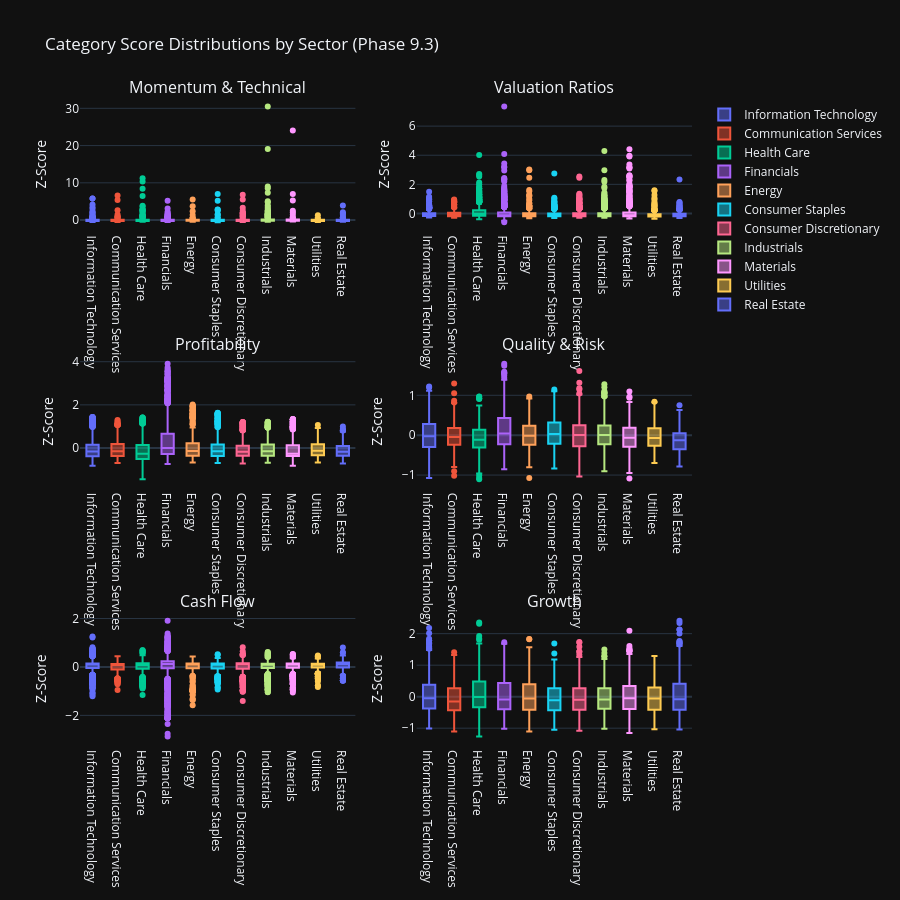

The notebook cell this image was saved under:
### Code cell
# Visualization 4: Category Distribution Box Plots
print("\n📊 Category Distribution Box Plots:")

# Create box plots for each category showing distribution across sectors
if 'category_score_matrix' in locals() and not category_score_matrix.empty:
    # Add sector information to category scores
    category_scores_with_sector = category_score_matrix.copy()
    category_scores_with_sector['sector'] = all_stocks_scaled['sector'].values

    # Create subplot grid for all categories
    from plotly.subplots import make_subplots
    import math

    categories = [col for col in category_score_matrix.columns]
    n_categories = len(categories)
    n_cols = 2
    n_rows = math.ceil(n_categories / n_cols)

    fig_box = make_subplots(
            rows=n_rows,
            cols=n_cols,
            subplot_titles=categories,
            vertical_spacing=0.2,
            horizontal_spacing=0.1
            )

    for idx, category in enumerate(categories):
        row = idx // n_cols + 1
        col = idx % n_cols + 1

        # Create box plot data for this category
        for sector in category_scores_with_sector['sector'].unique():
            if pd.notna(sector):
                sector_data = category_scores_with_sector[
                    category_scores_with_sector['sector'] == sector
                    ][category].dropna()

                fig_box.add_trace(
                        go.Box(
                                y=sector_data,
                                name=sector,
                                showlegend=(idx == 0),  # Only show legend for first subplot
                                marker_color=px.colors.qualitative.Plotly[
                                    list(category_scores_with_sector['sector'].unique()).index(sector) % 10
                                    ]
                                ),
                        row=row,
                        col=col
                        )

    fig_box.update_layout(
            title_text="Category Score Distributions by Sector (Phase 9.3)",
            height=300 * n_rows,
            showlegend=True
            )

    fig_box.update_yaxes(title_text="Z-Score")

    fig_box.show()
    output_path = eda_output_dir / "phase93_category_distributions_boxplots.html"
    fig_box.write_html(output_path)

    print(f"\n✓ Category distribution box plots complete")
    print(f"  Categories visualized: {n_categories}")
    print(f"  Grid layout: {n_rows}×{n_cols}")
    print(f"  Output: {output_path}")

    # Identify categories with highest variance
    category_variances = category_score_matrix.var().sort_values(ascending=False)
    print(f"\n  📊 Categories with Highest Variance:")
    for category, variance in category_variances.head(5).items():
        print(f"    {category}: {variance:.2f}")
else:
    print("  ⚠️ No category score data available for box plots")

### Figure 1 — Plotly figure (JSON) as saved in the notebook; plotly's stock layout.template omitted (floating-point values rounded to 4 significant figures; data arrays with more than 128 entries replaced by an {"elided": "..."} marker saying what was removed)
{"data": [{"marker": {"color": "#636EFA"}, "name": "Information Technology", "showlegend": true, "y": {"elided": "846 float values"}, "type": "box", "xaxis": "x", "yaxis": "y"}, {"marker": {"color": "#EF553B"}, "name": "Communication Services", "showlegend": true, "y": {"elided": "322 float values"}, "type": "box", "xaxis": "x", "yaxis": "y"}, {"marker": {"color": "#00CC96"}, "name": "Health Care", "showlegend": true, "y": {"elided": "749 float values"}, "type": "box", "xaxis": "x", "yaxis": "y"}, {"marker": {"color": "#AB63FA"}, "name": "Financials", "showlegend": true, "y": {"elided": "1030 float values"}, "type": "box", "xaxis": "x", "yaxis": "y"}, {"marker": {"color": "#FFA15A"}, "name": "Energy", "showlegend": true, "y": {"elided": "303 float values"}, "type": "box", "xaxis": "x", "yaxis": "y"}, {"marker": {"color": "#19D3F3"}, "name": "Consumer Staples", "showlegend": true, "y": {"elided": "449 float values"}, "type": "box", "xaxis": "x", "yaxis": "y"}, {"marker": {"color": "#FF6692"}, "name": "Consumer Discretionary", "showlegend": true, "y": {"elided": "817 float values"}, "type": "box", "xaxis": "x", "yaxis": "y"}, {"marker": {"color": "#B6E880"}, "name": "Industrials", "showlegend": true, "y": {"elided": "1231 float values"}, "type": "box", "xaxis": "x", "yaxis": "y"}, {"marker": {"color": "#FF97FF"}, "name": "Materials", "showlegend": true, "y": {"elided": "800 float values"}, "type": "box", "xaxis": "x", "yaxis": "y"}, {"marker": {"color": "#FECB52"}, "name": "Utilities", "showlegend": true, "y": {"elided": "219 float values"}, "type": "box", "xaxis": "x", "yaxis": "y"}, {"marker": {"color": "#636EFA"}, "name": "Real Estate", "showlegend": true, "y": {"elided": "223 float values"}, "type": "box", "xaxis": "x", "yaxis": "y"}, {"marker": {"color": "#636EFA"}, "name": "Information Technology", "showlegend": false, "y": {"elided": "846 float values"}, "type": "box", "xaxis": "x2", "yaxis": "y2"}, {"marker": {"color": "#EF553B"}, "name": "Communication Services", "showlegend": false, "y": {"elided": "322 float values"}, "type": "box", "xaxis": "x2", "yaxis": "y2"}, {"marker": {"color": "#00CC96"}, "name": "Health Care", "showlegend": false, "y": {"elided": "749 float values"}, "type": "box", "xaxis": "x2", "yaxis": "y2"}, {"marker": {"color": "#AB63FA"}, "name": "Financials", "showlegend": false, "y": {"elided": "1030 float values"}, "type": "box", "xaxis": "x2", "yaxis": "y2"}, {"marker": {"color": "#FFA15A"}, "name": "Energy", "showlegend": false, "y": {"elided": "303 float values"}, "type": "box", "xaxis": "x2", "yaxis": "y2"}, {"marker": {"color": "#19D3F3"}, "name": "Consumer Staples", "showlegend": false, "y": {"elided": "449 float values"}, "type": "box", "xaxis": "x2", "yaxis": "y2"}, {"marker": {"color": "#FF6692"}, "name": "Consumer Discretionary", "showlegend": false, "y": {"elided": "817 float values"}, "type": "box", "xaxis": "x2", "yaxis": "y2"}, {"marker": {"color": "#B6E880"}, "name": "Industrials", "showlegend": false, "y": {"elided": "1231 float values"}, "type": "box", "xaxis": "x2", "yaxis": "y2"}, {"marker": {"color": "#FF97FF"}, "name": "Materials", "showlegend": false, "y": {"elided": "800 float values"}, "type": "box", "xaxis": "x2", "yaxis": "y2"}, {"marker": {"color": "#FECB52"}, "name": "Utilities", "showlegend": false, "y": {"elided": "219 float values"}, "type": "box", "xaxis": "x2", "yaxis": "y2"}, {"marker": {"color": "#636EFA"}, "name": "Real Estate", "showlegend": false, "y": {"elided": "223 float values"}, "type": "box", "xaxis": "x2", "yaxis": "y2"}, {"marker": {"color": "#636EFA"}, "name": "Information Technology", "showlegend": false, "y": {"elided": "846 float values"}, "type": "box", "xaxis": "x3", "yaxis": "y3"}, {"marker": {"color": "#EF553B"}, "name": "Communication Services", "showlegend": false, "y": {"elided": "322 float values"}, "type": "box", "xaxis": "x3", "yaxis": "y3"}, {"marker": {"color": "#00CC96"}, "name": "Health Care", "showlegend": false, "y": {"elided": "749 float values"}, "type": "box", "xaxis": "x3", "yaxis": "y3"}, {"marker": {"color": "#AB63FA"}, "name": "Financials", "showlegend": false, "y": {"elided": "1030 float values"}, "type": "box", "xaxis": "x3", "yaxis": "y3"}, {"marker": {"color": "#FFA15A"}, "name": "Energy", "showlegend": false, "y": {"elided": "303 float values"}, "type": "box", "xaxis": "x3", "yaxis": "y3"}, {"marker": {"color": "#19D3F3"}, "name": "Consumer Staples", "showlegend": false, "y": {"elided": "449 float values"}, "type": "box", "xaxis": "x3", "yaxis": "y3"}, {"marker": {"color": "#FF6692"}, "name": "Consumer Discretionary", "showlegend": false, "y": {"elided": "817 float values"}, "type": "box", "xaxis": "x3", "yaxis": "y3"}, {"marker": {"color": "#B6E880"}, "name": "Industrials", "showlegend": false, "y": {"elided": "1231 float values"}, "type": "box", "xaxis": "x3", "yaxis": "y3"}, {"marker": {"color": "#FF97FF"}, "name": "Materials", "showlegend": false, "y": {"elided": "800 float values"}, "type": "box", "xaxis": "x3", "yaxis": "y3"}, {"marker": {"color": "#FECB52"}, "name": "Utilities", "showlegend": false, "y": {"elided": "219 float values"}, "type": "box", "xaxis": "x3", "yaxis": "y3"}, {"marker": {"color": "#636EFA"}, "name": "Real Estate", "showlegend": false, "y": {"elided": "223 float values"}, "type": "box", "xaxis": "x3", "yaxis": "y3"}, {"marker": {"color": "#636EFA"}, "name": "Information Technology", "showlegend": false, "y": {"elided": "846 float values"}, "type": "box", "xaxis": "x4", "yaxis": "y4"}, {"marker": {"color": "#EF553B"}, "name": "Communication Services", "showlegend": false, "y": {"elided": "322 float values"}, "type": "box", "xaxis": "x4", "yaxis": "y4"}, {"marker": {"color": "#00CC96"}, "name": "Health Care", "showlegend": false, "y": {"elided": "749 float values"}, "type": "box", "xaxis": "x4", "yaxis": "y4"}, {"marker": {"color": "#AB63FA"}, "name": "Financials", "showlegend": false, "y": {"elided": "1030 float values"}, "type": "box", "xaxis": "x4", "yaxis": "y4"}, {"marker": {"color": "#FFA15A"}, "name": "Energy", "showlegend": false, "y": {"elided": "303 float values"}, "type": "box", "xaxis": "x4", "yaxis": "y4"}, {"marker": {"color": "#19D3F3"}, "name": "Consumer Staples", "showlegend": false, "y": {"elided": "449 float values"}, "type": "box", "xaxis": "x4", "yaxis": "y4"}, {"marker": {"color": "#FF6692"}, "name": "Consumer Discretionary", "showlegend": false, "y": {"elided": "817 float values"}, "type": "box", "xaxis": "x4", "yaxis": "y4"}, {"marker": {"color": "#B6E880"}, "name": "Industrials", "showlegend": false, "y": {"elided": "1231 float values"}, "type": "box", "xaxis": "x4", "yaxis": "y4"}, {"marker": {"color": "#FF97FF"}, "name": "Materials", "showlegend": false, "y": {"elided": "800 float values"}, "type": "box", "xaxis": "x4", "yaxis": "y4"}, {"marker": {"color": "#FECB52"}, "name": "Utilities", "showlegend": false, "y": {"elided": "219 float values"}, "type": "box", "xaxis": "x4", "yaxis": "y4"}, {"marker": {"color": "#636EFA"}, "name": "Real Estate", "showlegend": false, "y": {"elided": "223 float values"}, "type": "box", "xaxis": "x4", "yaxis": "y4"}, {"marker": {"color": "#636EFA"}, "name": "Information Technology", "showlegend": false, "y": {"elided": "846 float values"}, "type": "box", "xaxis": "x5", "yaxis": "y5"}, {"marker": {"color": "#EF553B"}, "name": "Communication Services", "showlegend": false, "y": {"elided": "322 float values"}, "type": "box", "xaxis": "x5", "yaxis": "y5"}, {"marker": {"color": "#00CC96"}, "name": "Health Care", "showlegend": false, "y": {"elided": "749 float values"}, "type": "box", "xaxis": "x5", "yaxis": "y5"}, {"marker": {"color": "#AB63FA"}, "name": "Financials", "showlegend": false, "y": {"elided": "1030 float values"}, "type": "box", "xaxis": "x5", "yaxis": "y5"}, {"marker": {"color": "#FFA15A"}, "name": "Energy", "showlegend": false, "y": {"elided": "303 float values"}, "type": "box", "xaxis": "x5", "yaxis": "y5"}, {"marker": {"color": "#19D3F3"}, "name": "Consumer Staples", "showlegend": false, "y": {"elided": "449 float values"}, "type": "box", "xaxis": "x5", "yaxis": "y5"}, {"marker": {"color": "#FF6692"}, "name": "Consumer Discretionary", "showlegend": false, "y": {"elided": "817 float values"}, "type": "box", "xaxis": "x5", "yaxis": "y5"}, {"marker": {"color": "#B6E880"}, "name": "Industrials", "showlegend": false, "y": {"elided": "1231 float values"}, "type": "box", "xaxis": "x5", "yaxis": "y5"}, {"marker": {"color": "#FF97FF"}, "name": "Materials", "showlegend": false, "y": {"elided": "800 float values"}, "type": "box", "xaxis": "x5", "yaxis": "y5"}, {"marker": {"color": "#FECB52"}, "name": "Utilities", "showlegend": false, "y": {"elided": "219 float values"}, "type": "box", "xaxis": "x5", "yaxis": "y5"}, {"marker": {"color": "#636EFA"}, "name": "Real Estate", "showlegend": false, "y": {"elided": "223 float values"}, "type": "box", "xaxis": "x5", "yaxis": "y5"}, {"marker": {"color": "#636EFA"}, "name": "Information Technology", "showlegend": false, "y": {"elided": "846 float values"}, "type": "box", "xaxis": "x6", "yaxis": "y6"}, {"marker": {"color": "#EF553B"}, "name": "Communication Services", "showlegend": false, "y": {"elided": "322 float values"}, "type": "box", "xaxis": "x6", "yaxis": "y6"}, {"marker": {"color": "#00CC96"}, "name": "Health Care", "showlegend": false, "y": {"elided": "749 float values"}, "type": "box", "xaxis": "x6", "yaxis": "y6"}, {"marker": {"color": "#AB63FA"}, "name": "Financials", "showlegend": false, "y": {"elided": "1030 float values"}, "type": "box", "xaxis": "x6", "yaxis": "y6"}, {"marker": {"color": "#FFA15A"}, "name": "Energy", "showlegend": false, "y": {"elided": "303 float values"}, "type": "box", "xaxis": "x6", "yaxis": "y6"}, {"marker": {"color": "#19D3F3"}, "name": "Consumer Staples", "showlegend": false, "y": {"elided": "449 float values"}, "type": "box", "xaxis": "x6", "yaxis": "y6"}, {"marker": {"color": "#FF6692"}, "name": "Consumer Discretionary", "showlegend": false, "y": {"elided": "817 float values"}, "type": "box", "xaxis": "x6", "yaxis": "y6"}, {"marker": {"color": "#B6E880"}, "name": "Industrials", "showlegend": false, "y": {"elided": "1231 float values"}, "type": "box", "xaxis": "x6", "yaxis": "y6"}, {"marker": {"color": "#FF97FF"}, "name": "Materials", "showlegend": false, "y": {"elided": "800 float values"}, "type": "box", "xaxis": "x6", "yaxis": "y6"}, {"marker": {"color": "#FECB52"}, "name": "Utilities", "showlegend": false, "y": {"elided": "219 float values"}, "type": "box", "xaxis": "x6", "yaxis": "y6"}, {"marker": {"color": "#636EFA"}, "name": "Real Estate", "showlegend": false, "y": {"elided": "223 float values"}, "type": "box", "xaxis": "x6", "yaxis": "y6"}], "layout": {"xaxis": {"anchor": "y", "domain": [0.0, 0.45]}, "yaxis": {"anchor": "x", "domain": [0.8, 1.0], "title": {"text": "Z-Score"}}, "xaxis2": {"anchor": "y2", "domain": [0.55, 1.0]}, "yaxis2": {"anchor": "x2", "domain": [0.8, 1.0], "title": {"text": "Z-Score"}}, "xaxis3": {"anchor": "y3", "domain": [0.0, 0.45]}, "yaxis3": {"anchor": "x3", "domain": [0.4, 0.6], "title": {"text": "Z-Score"}}, "xaxis4": {"anchor": "y4", "domain": [0.55, 1.0]}, "yaxis4": {"anchor": "x4", "domain": [0.4, 0.6], "title": {"text": "Z-Score"}}, "xaxis5": {"anchor": "y5", "domain": [0.0, 0.45]}, "yaxis5": {"anchor": "x5", "domain": [0.0, 0.2], "title": {"text": "Z-Score"}}, "xaxis6": {"anchor": "y6", "domain": [0.55, 1.0]}, "yaxis6": {"anchor": "x6", "domain": [0.0, 0.2], "title": {"text": "Z-Score"}}, "annotations": [{"font": {"size": 16}, "showarrow": false, "text": "Momentum & Technical", "x": 0.225, "xanchor": "center", "xref": "paper", "y": 1.0, "yanchor": "bottom", "yref": "paper"}, {"font": {"size": 16}, "showarrow": false, "text": "Valuation Ratios", "x": 0.775, "xanchor": "center", "xref": "paper", "y": 1.0, "yanchor": "bottom", "yref": "paper"}, {"font": {"size": 16}, "showarrow": false, "text": "Profitability", "x": 0.225, "xanchor": "center", "xref": "paper", "y": 0.6, "yanchor": "bottom", "yref": "paper"}, {"font": {"size": 16}, "showarrow": false, "text": "Quality & Risk", "x": 0.775, "xanchor": "center", "xref": "paper", "y": 0.6, "yanchor": "bottom", "yref": "paper"}, {"font": {"size": 16}, "showarrow": false, "text": "Cash Flow", "x": 0.225, "xanchor": "center", "xref": "paper", "y": 0.2, "yanchor": "bottom", "yref": "paper"}, {"font": {"size": 16}, "showarrow": false, "text": "Growth", "x": 0.775, "xanchor": "center", "xref": "paper", "y": 0.2, "yanchor": "bottom", "yref": "paper"}], "title": {"text": "Category Score Distributions by Sector (Phase 9.3)"}, "height": 900, "showlegend": true}}
